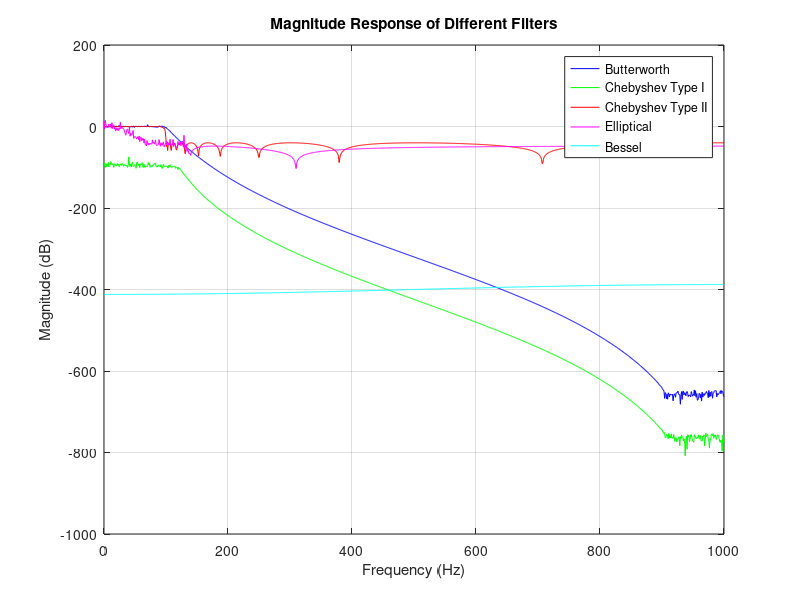

Write the MATLAB code that produced this figure.
% Specifications
cutoff_freq = 100; % Hz
filter_order = 20;
fs = 2000; % Sampling frequency in Hz

% Design the filters
[b_butter, a_butter] = butter(filter_order, cutoff_freq/(fs/2));
[b_cheby1, a_cheby1] = cheby1(filter_order, 0.5, cutoff_freq/(fs/2));
[b_cheby2, a_cheby2] = cheby2(filter_order, 40, cutoff_freq/(fs/2));
[b_ellip, a_ellip] = ellip(filter_order, 0.5, 40, cutoff_freq/(fs/2));
[b_bessel, a_bessel] = besself(filter_order, cutoff_freq/(fs/2));

% Compute frequency responses
frequencies = linspace(0, fs/2, 1024);
h_butter = freqz(b_butter, a_butter, frequencies, fs);
h_cheby1 = freqz(b_cheby1, a_cheby1, frequencies, fs);
h_cheby2 = freqz(b_cheby2, a_cheby2, frequencies, fs);
h_ellip = freqz(b_ellip, a_ellip, frequencies, fs);
h_bessel = freqz(b_bessel, a_bessel, frequencies, fs);

% Plot the magnitude responses
figure;
plot(frequencies, 20*log10(abs(h_butter)), 'b');
hold on;
plot(frequencies, 20*log10(abs(h_cheby1)), 'g');
plot(frequencies, 20*log10(abs(h_cheby2)), 'r');
plot(frequencies, 20*log10(abs(h_ellip)), 'm');
plot(frequencies, 20*log10(abs(h_bessel)), 'c');
hold off;

title('Magnitude Response of Different Filters');
xlabel('Frequency (Hz)');
ylabel('Magnitude (dB)');
legend('Butterworth', 'Chebyshev Type I', 'Chebyshev Type II', 'Elliptical', 'Bessel');
grid on;